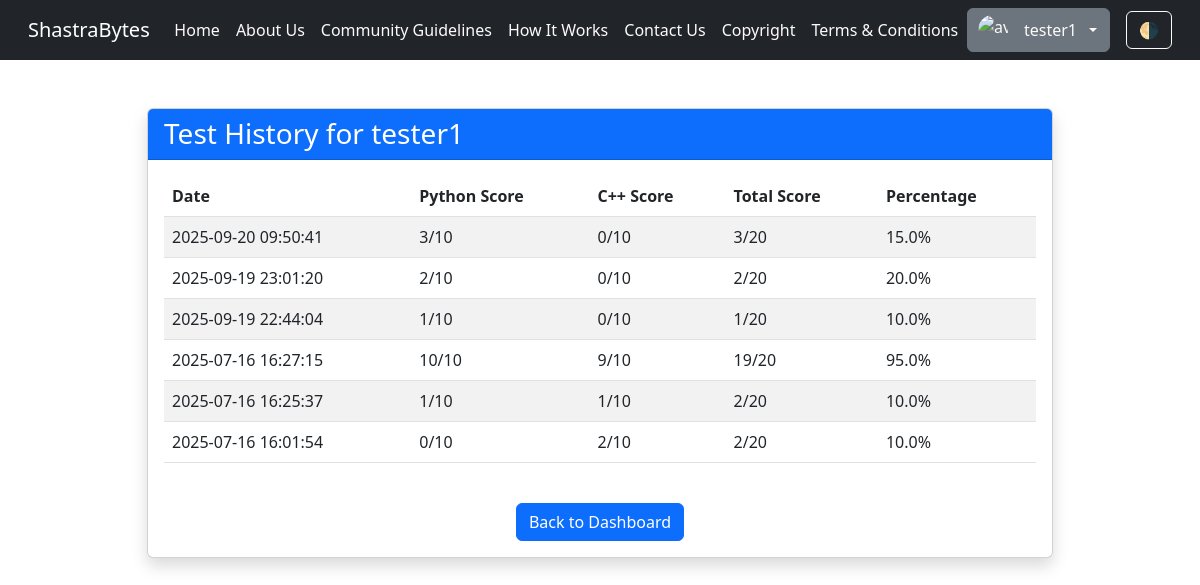
The app's page /test_history (signed in) with its own data.
### tables this page shows
CREATE TABLE test_results (
                id INTEGER PRIMARY KEY AUTOINCREMENT,
                user_id INTEGER NOT NULL,
                user_name TEXT NOT NULL,
                python_score INTEGER NOT NULL,
                cpp_score INTEGER NOT NULL,
                total_score INTEGER NOT NULL,
                percentage REAL NOT NULL,
                test_date TIMESTAMP DEFAULT CURRENT_TIMESTAMP,
                FOREIGN KEY (user_id) REFERENCES users (id)
            );

### app.py (the view)
@app.route('/test_history')
def test_history():
    if 'user_id' not in session:
        return redirect(url_for('login'))
    try:
        results = get_all_test_results(session['user_id'])
        return render_template('test_history.html',
                               user_name=session['user_name'],
                               results=results)
    except Exception as e:
        print(f"Test history error: {e}")
        flash('Error loading test history.', 'danger')
        return redirect(url_for('dashboard'))

### app.py (called while the page is built)
def get_db():
    try:
        conn = sqlite3.connect(app.config['DATABASE_PATH'])
        conn.row_factory = sqlite3.Row
        return conn
    except sqlite3.Error as e:
        print(f"Database connection error: {e}")
        return None

def get_all_test_results(user_id):
    db = get_db()
    if not db:
        return []
    try:
        results = db.execute('SELECT * FROM test_results WHERE user_id = ? ORDER BY test_date DESC', (user_id,)).fetchall()
        return results
    except sqlite3.Error as e:
        print(f"Error getting test results: {e}")
        return []
    finally:
        db.close()

### templates/test_history.html (shortened to what this page needs)
{% extends 'base.html' %}
{% block content %}
<div class="container mt-5">
    <div class="row justify-content-center">
        <div class="col-md-10">
            <div class="card shadow">
                <div class="card-header bg-primary text-white">
                    <h3 class="mb-0">Test History for {{ user_name }}</h3>
                </div>
                <div class="card-body">
                    {% if results %}
                        <div class="table-responsive">
                            <table class="table table-striped table-hover">
                                <thead class="thead-dark">
                                    <tr>
                                        <th>Date</th>
                                        <th>Python Score</th>
                                        <th>C++ Score</th>
                                        <th>Total Score</th>
                                        <th>Percentage</th>
                                    </tr>
                                </thead>
                                <tbody>
                                    {% for result in results %}
                                        <tr>
                                            <td>{{ result.test_date }}</td>
                                            <td>{{ result.python_score }}/10</td>
                                            <td>{{ result.cpp_score }}/10</td>
                                            <td>{{ result.total_score }}/20</td>
                                            <td>{{ "%.1f"|format(result.percentage) }}%</td>
                                        </tr>
                                    {% endfor %}
                                </tbody>
                            </table>
                        </div>
                    {% else %}
                        <div class="alert alert-info text-center">
                            You have not completed any tests yet. <a href="{{ url_for('test') }}" class="alert-link">Take one now!</a>
                        </div>
                    {% endif %}
                    <div class="text-center mt-4">
                        <a href="{{ url_for('dashboard') }}" class="btn btn-primary">Back to Dashboard</a>
                    </div>
                </div>
            </div>
        </div>
    </div>
</div>
{% endblock %}

### templates/base.html (shortened to what this page needs)
<!DOCTYPE html>
<html lang="en">
  <head>
    <link
      href="https://cdnjs.cloudflare.com/ajax/libs/bootstrap/5.3.0/css/bootstrap.min.css"
      rel="stylesheet"
    />
    <link
      rel="stylesheet"
      href="{{ url_for('static', filename='css/base.css') }}"
    />
  </head>
  <body class="light-mode">
    <nav class="navbar navbar-expand-lg navbar-dark bg-dark">
      <div class="container-fluid">
        <a class="navbar-brand" href="{{ url_for('home') }}">ShastraBytes</a>
        <div class="collapse navbar-collapse" id="navbarNav">
          <ul class="navbar-nav mb-2 mb-lg-0">
            <li class="nav-item">
              <a class="nav-link" href="{{ url_for('home') }}">Home</a>
            </li>
            <li class="nav-item">
              <a class="nav-link" href="{{ url_for('about') }}">About Us</a>
            </li>
            <li class="nav-item">
              <a class="nav-link" href="{{ url_for('guidelines') }}"
                >Community Guidelines</a
              >
            </li>
            <li class="nav-item">
              <a class="nav-link" href="{{ url_for('how_it_works') }}">How It Works</a>
            </li>
            <li class="nav-item">
              <a class="nav-link" href="{{ url_for('contact') }}">Contact Us</a>
            </li>
            <li class="nav-item">
              <a class="nav-link" href="{{ url_for('copyright') }}">Copyright</a>
            </li>
            <li class="nav-item">
              <a class="nav-link" href="{{ url_for('terms') }}">Terms & Conditions</a>
            </li>
          </ul>
        </div>
          <div class="ms-auto d-flex align-items-center">
            {% if session.get('user_id') %}
            <div class="dropdown">
              <a
                class="btn btn-secondary dropdown-toggle"
                href="#"
                id="userDropdown"
                role="button"
                data-bs-toggle="dropdown"
              >
                <img
                  src="https://i.pinimg.com/originals/59/af/9c/59af9cd100daf9aa154cc753dd58316d.jpg"
                  class="rounded-circle me-2"
                  alt="avatar"
                />
                {{ session.get('user_name') }}
              </a>
            </div>
            {% endif %}
            <button class="btn btn-outline-light ms-3" onclick="toggleTheme()">
              🌗
            </button>
          </div>
      </div>
    </nav>
    <main class="container mt-4">
       {% block content %}{% endblock %}
    </main>
  </body>
</html>

### static/css/base.css (style rules this page uses)
:root { --color-primary: rgb(227, 159, 33); --color-white: #fdfafa; --color-black: #000000; --color-light-bg: #ffffff; --color-dark-bg: #1a1a1a; --color-dark-text: #f0f0f0; --transition-speed: 0.3s; --avatar-size: 30px; }
body { margin: 0; font-family: system-ui, sans-serif; background-color: var(--color-light-bg); color: var(--color-black); transition: background-color var(--transition-speed), color var(--transition-speed); }
.navbar { margin-bottom: 20px; align-items: center; padding: 0.5rem 1rem; background-color: var(--color-primary); transition: background-color var(--transition-speed); }
.navbar-nav { display: flex; align-items: center; justify-content: center; width: 100; }
.collapse { align-items: center; }
.navbar-collapse { align-items: center; justify-content: center; }
.navbar-nav .nav-link { font-size: 1rem; color: var(--color-white); padding: 0.5rem 1rem; display: flex; align-items: center; gap: 0.4rem; text-decoration: none; transition: color var(--transition-speed), opacity var(--transition-speed); }
.navbar .dropdown-toggle { display: flex; align-items: center; gap: 0.5rem; padding-left: 10px; color: var(--color-white); }
.navbar .dropdown-toggle img { width: var(--avatar-size); height: var(--avatar-size); object-fit: cover; border-radius: 50%; }
.navbar .btn-outline-light { border: 1px solid var(--color-white); color: var(--color-white); background: transparent; transition: background-color var(--transition-speed), color var(--transition-speed); align-items: center; }
button { transition: background-color var(--transition-speed), color var(--transition-speed); align-items: center; }

### records on screen
test_results: test_date "2025-09-20 09:50:41", python_score "3", cpp_score "0", total_score "3", percentage "15.0"
test_results: test_date "2025-09-19 23:01:20", python_score "2", cpp_score "0", total_score "2", percentage "20.0"
test_results: test_date "2025-09-19 22:44:04", python_score "1", cpp_score "0", total_score "1", percentage "10.0"
test_results: test_date "2025-07-16 16:27:15", python_score "10", cpp_score "9", total_score "19", percentage "95.0"
test_results: test_date "2025-07-16 16:25:37", python_score "1", cpp_score "1", total_score "2", percentage "10.0"
test_results: test_date "2025-07-16 16:01:54", python_score "0", cpp_score "2", total_score "2", percentage "10.0"

### other values on screen
{{ session.get('user_name') }} "tester1"
{{ user_name }} "tester1"
